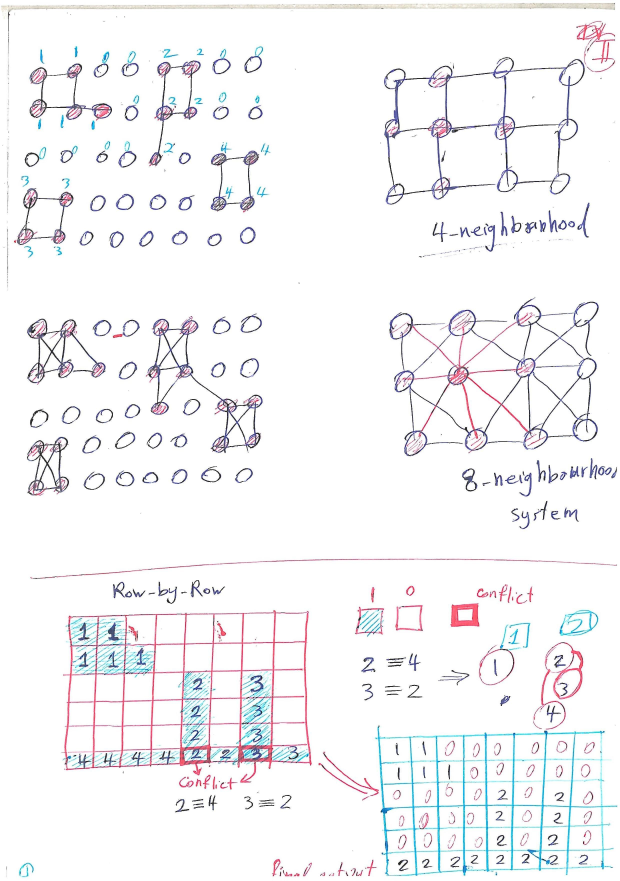
#> input picture data/raw/course_scans/1.jpg, 2480 x 3521 px (shown at 1/4 size)
$ python -i postprocess.py   (imports and definitions only)
#> lines starting #> are read from the running program, lines starting #| are printed output that depends on the picture
### src/docscanner/utils/imageio.py
from __future__ import annotations

import os
from pathlib import Path

import cv2
import numpy as np

__all__ = ["imread_rgb", "imwrite_rgb", "resize_to", "fit_within", "pad_to_multiple",
           "ensure_rgb", "load_gray"]


# [18 lines left out: function _apply_exif_orientation, not called in this run]


def ensure_rgb(img: np.ndarray) -> np.ndarray:
    if img.ndim == 2:
        return cv2.cvtColor(img, cv2.COLOR_GRAY2RGB)
    if img.shape[2] == 4:
        return cv2.cvtColor(img, cv2.COLOR_RGBA2RGB)
    return img


# [15 lines left out: function imread_rgb, not called in this run]


def load_gray(path: str | os.PathLike) -> np.ndarray:
    img = imread_rgb(path)
    return cv2.cvtColor(img, cv2.COLOR_RGB2GRAY)


# [43 lines left out: functions imwrite_rgb, resize_to, fit_within, pad_to_multiple, not called in this run]

### src/docscanner/pipeline/postprocess.py
from __future__ import annotations

import cv2
import numpy as np

from ..utils.imageio import ensure_rgb

__all__ = ["adjust", "rotate", "deskew", "estimate_skew", "auto_crop", "add_margin"]


# [28 lines left out: functions adjust, rotate, not called in this run]


def estimate_skew(image: np.ndarray, max_angle: float = 8.0) -> float:
#> called with max_angle = 8
    g = cv2.cvtColor(ensure_rgb(np.asarray(image)), cv2.COLOR_RGB2GRAY)
    g = cv2.resize(g, (480, int(480 * g.shape[0] / max(g.shape[1], 1))),
                   interpolation=cv2.INTER_AREA)
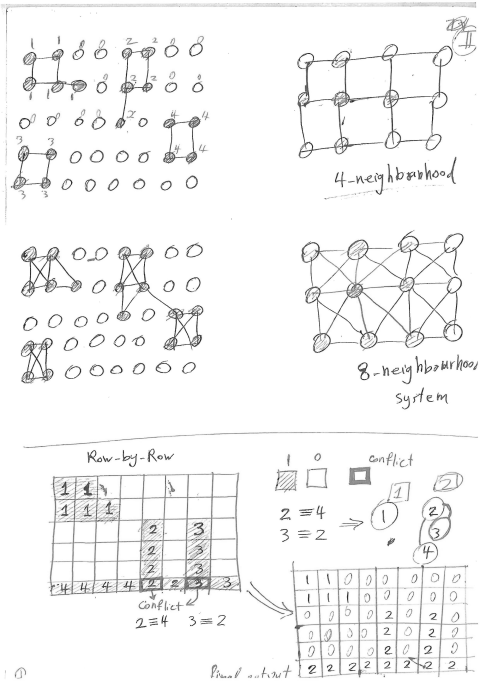
#> g: shape (681, 480); min 41, max 255, mean 244.8
    ink = 255.0 - cv2.GaussianBlur(g, (0, 0), 1.0).astype(np.float32)
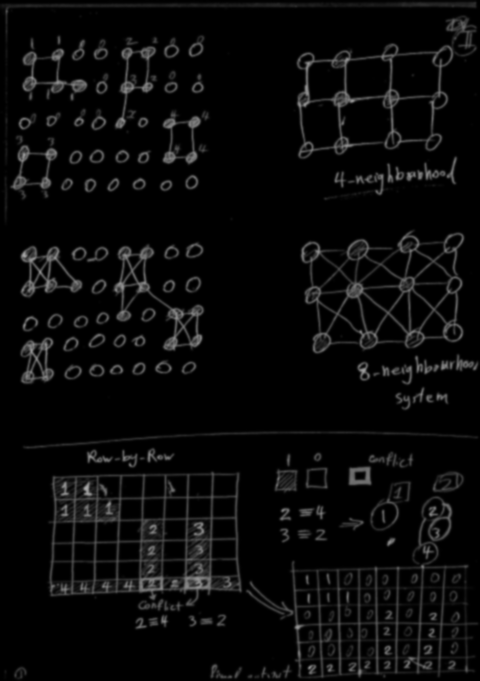
#> ink: shape (681, 480) float32; min 0, max 170, mean 10.2
    ink -= ink.mean()
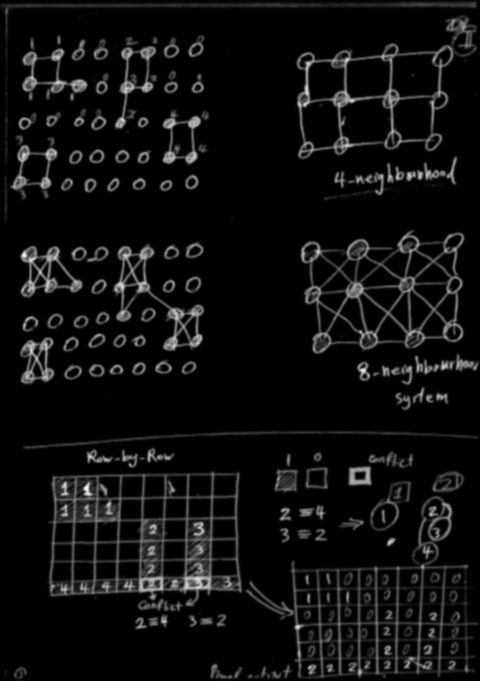
#> ink: shape (681, 480) float32; min -10.22, max 159.8, mean 0; drawn with min black and max white
    if float(np.abs(ink).mean()) < 1e-3:
        return 0.0

    h, w = ink.shape
#> h = 681; w = 480
    centre = (w / 2.0, h / 2.0)
#> centre = (240, 340.5)
    best_angle, best_score = 0.0, -np.inf
    for angle in np.arange(-max_angle, max_angle + 0.25, 0.25):
        m = cv2.getRotationMatrix2D(centre, float(angle), 1.0)
        rot = cv2.warpAffine(ink, m, (w, h), flags=cv2.INTER_LINEAR,
                             borderMode=cv2.BORDER_CONSTANT, borderValue=0)
        score = float(np.var(rot.sum(axis=1)))
        if score > best_score:
            best_angle, best_score = float(angle), score
#> this loop made 65 passes
#> (score, best_angle, best_score) on passes 1 to 12: (5701890.5, -8, 5701890.5), (6022076.5, -7.75, 6022076.5), (6366821.5, -7.5, 6366821.5), (6711239, -7.25, 6711239), (7015216.5, -7, 7015216.5), (7274932, -6.75, 7274932), (7507544, -6.5, 7507544), (7724359, -6.25, 7724359), (7929537, -6, 7929537), (8131781, -5.75, 8131781), (8324548.5, -5.5, 8324548.5), (8503034, -5.25, 8503034)
#> score on passes 30 to 35: 12204922, 12093428, 11858003, 11620329, 10961199, 10431592
#> pass 1, in estimate_skew, `rot = cv2.warpAffine(ink, m, (w, h), flags=cv2.INTER_LINEAR, borderMod..`:
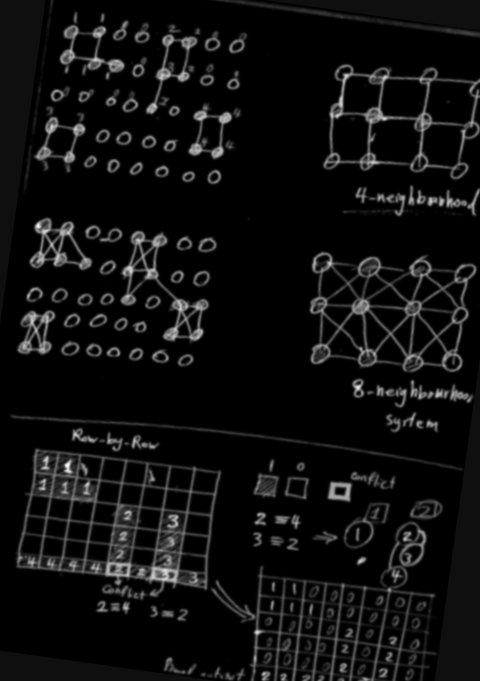
#> rot: shape (681, 480) float32; min -10.22, max 159.4, mean 0.3; drawn with min black and max white
#> pass 2, in estimate_skew, `rot = cv2.warpAffine(ink, m, (w, h), flags=cv2.INTER_LINEAR, borderMod..`:
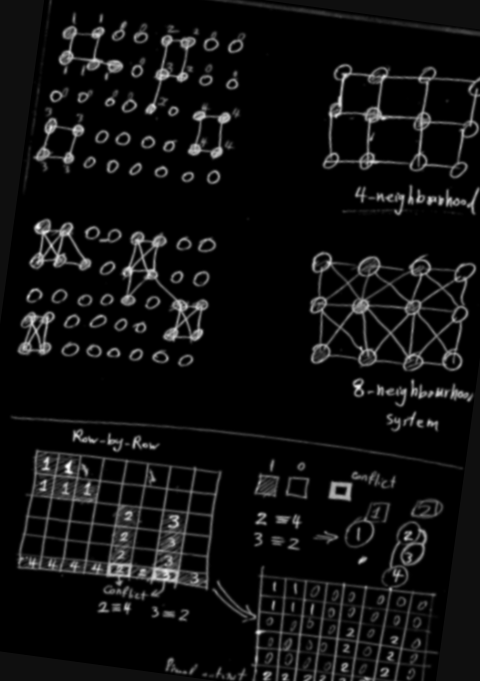
#> rot: shape (681, 480) float32; min -10.22, max 154.7, mean 0.3; drawn with min black and max white
#> pass 3, in estimate_skew, `rot = cv2.warpAffine(ink, m, (w, h), flags=cv2.INTER_LINEAR, borderMod..`:
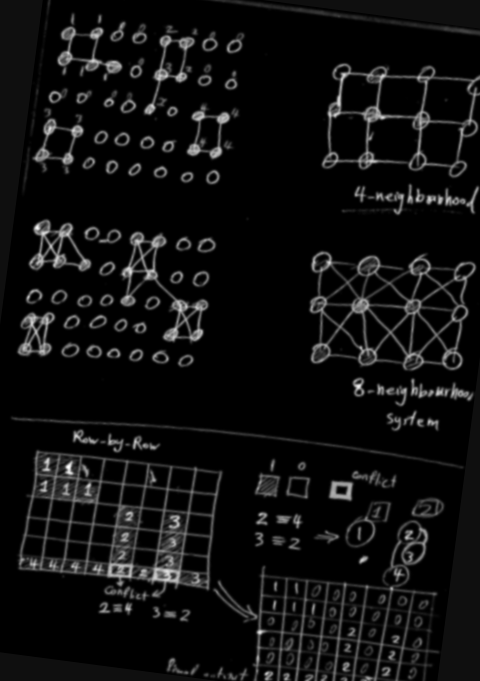
#> rot: shape (681, 480) float32; min -10.22, max 156.5, mean 0.3; drawn with min black and max white
#> after the loop, best_angle = -1; best_score = 12222161
    return best_angle


def deskew(image: np.ndarray, max_angle: float = 8.0,
           border: int = 255) -> tuple[np.ndarray, float]:
    angle = estimate_skew(image, max_angle)
#> angle = -1
    if abs(angle) < 0.15:
        return np.asarray(image), 0.0
    img = ensure_rgb(np.asarray(image))
    h, w = img.shape[:2]
#> h = 3521; w = 2480
    m = cv2.getRotationMatrix2D((w / 2.0, h / 2.0), angle, 1.0)
#> m = [[1, -0.0175, 30.91], [0.0175, 1, -21.37]]
    out = cv2.warpAffine(img, m, (w, h), flags=cv2.INTER_CUBIC,
                         borderMode=cv2.BORDER_CONSTANT,
                         borderValue=(border, border, border))
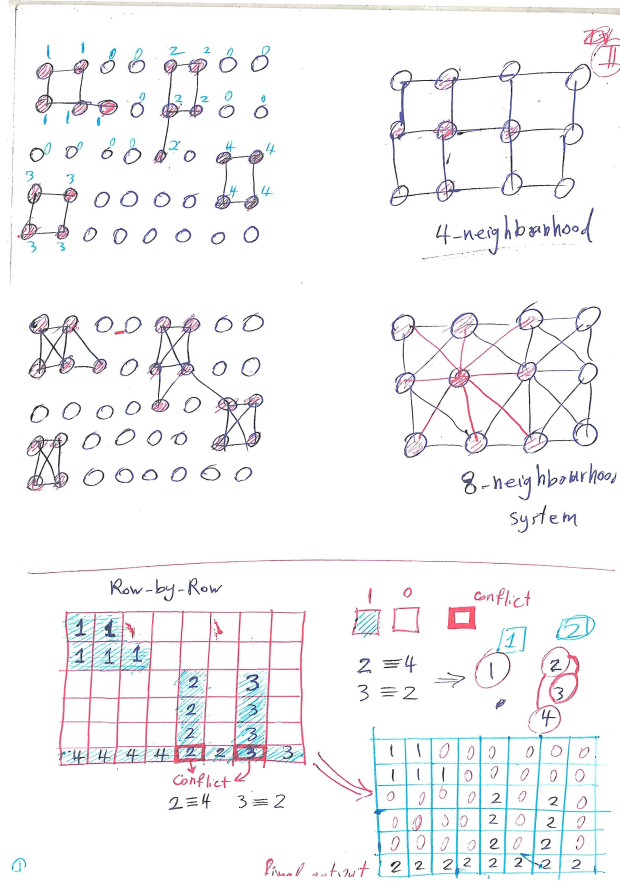
#> out: shape (3521, 2480, 3) (shown at 1/4 size); mean R, G, B 244.7, 244.5, 246.1
    return out, angle


# [22 lines left out: functions auto_crop, add_margin, not called in this run]

>>> import cv2
>>> picture = cv2.cvtColor(cv2.imread('../../../data/raw/course_scans/1.jpg'), cv2.COLOR_BGR2RGB)
>>> result = deskew(picture)

$ run again, on data/raw/course_scans/10.jpg
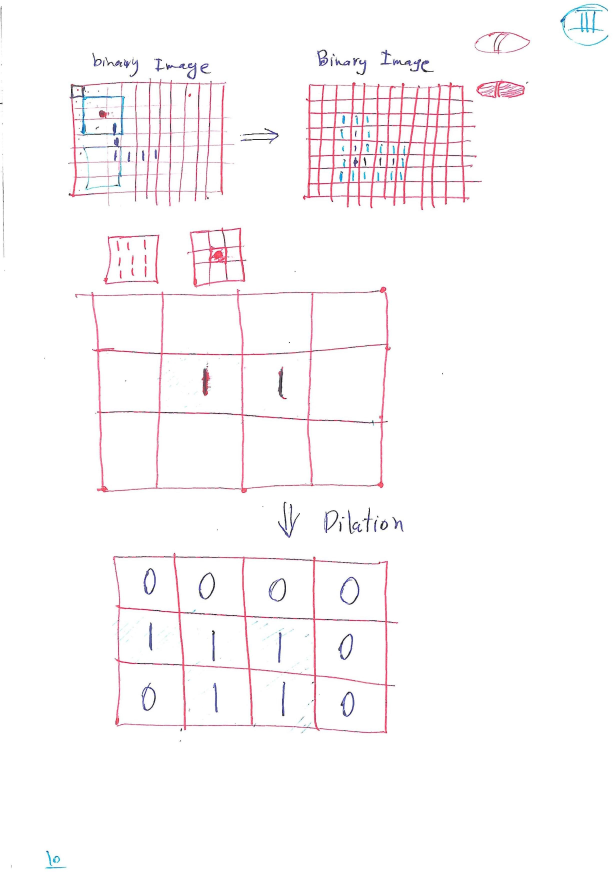
#> input picture data/raw/course_scans/10.jpg, 2449 x 3485 px (shown at 1/4 size)
#> the loop in estimate_skew, `for angle in np.arange(-max_angle, max_angle + 0.25, 0.25):` made 65 passes
#> (score, best_angle, best_score) on passes 1 to 8: (4275531.5, -8, 4275531.5), (4304979, -7.75, 4304979), (4336249.5, -7.5, 4336249.5), (4368406.5, -7.25, 4368406.5), (4397833.5, -7, 4397833.5), (4425244.5, -6.75, 4425244.5), (4457662.5, -6.5, 4457662.5), (4496194.5, -6.25, 4496194.5)
#> pass 1, in estimate_skew, `rot = cv2.warpAffine(ink, m, (w, h), flags=cv2.INTER_LINEAR, borderMod..`:
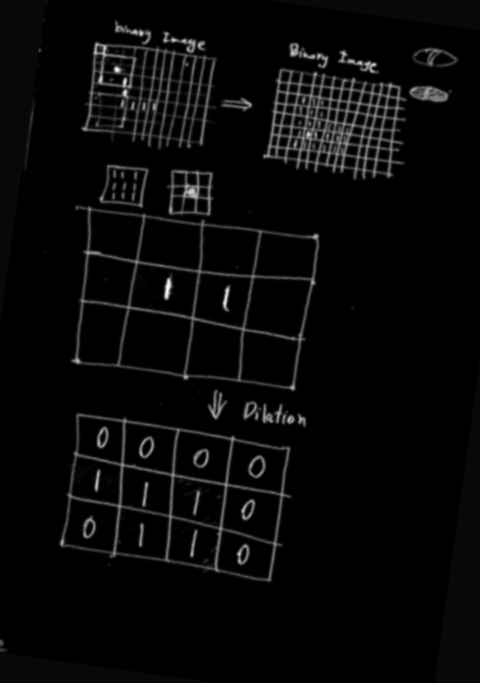
#> rot: shape (683, 480) float32; min -4.89, max 147.1, mean 0.2; drawn with min black and max white
#> pass 3, in estimate_skew, `rot = cv2.warpAffine(ink, m, (w, h), flags=cv2.INTER_LINEAR, borderMod..`:
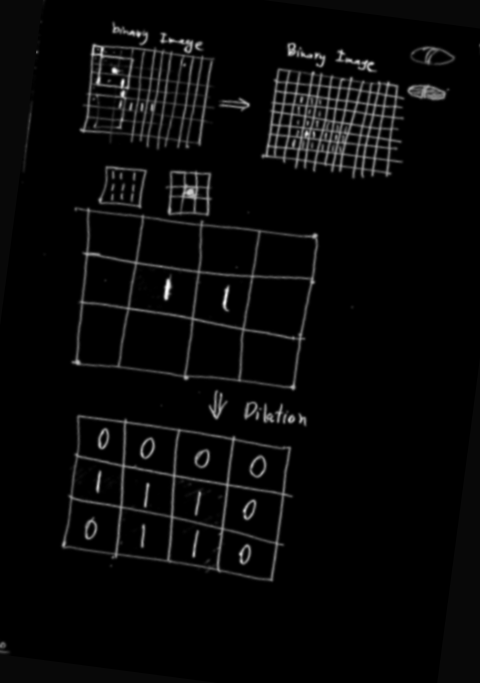
#> rot: shape (683, 480) float32; min -4.89, max 146.6, mean 0.2; drawn with min black and max white
#> after the loop in estimate_skew, `for angle in np.arange(-max_angle, max_angle + 0.25, 0.25):`: best_angle = 0; best_score = 6122469
#> angle = 0

$ run again, on data/raw/course_scans/11.jpg
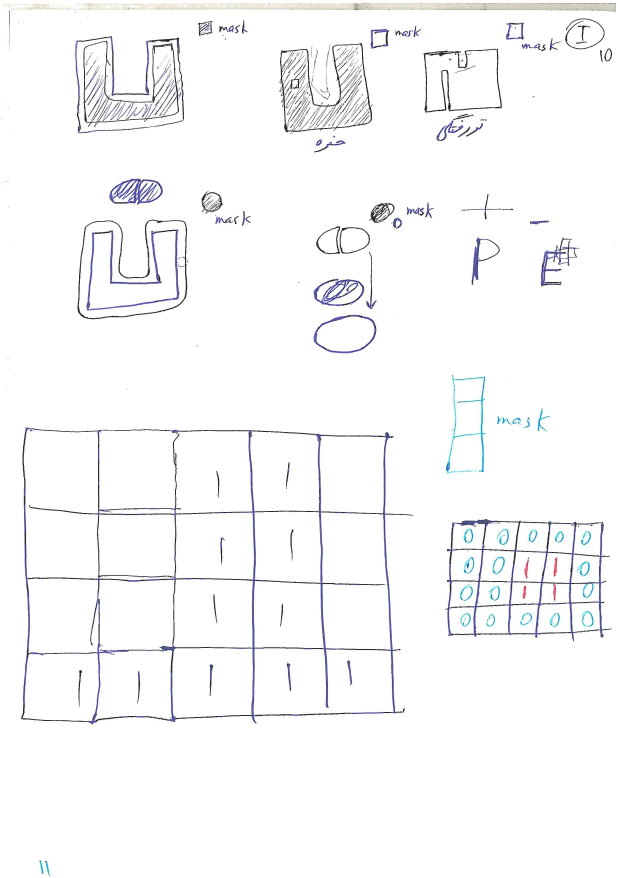
#> input picture data/raw/course_scans/11.jpg, 2472 x 3512 px (shown at 1/4 size)
#> the loop in estimate_skew, `for angle in np.arange(-max_angle, max_angle + 0.25, 0.25):` made 65 passes
#> (score, best_angle, best_score) on passes 1 to 8: (5223276.5, -8, 5223276.5), (5310177, -7.75, 5310177), (5423480.5, -7.5, 5423480.5), (5523860.5, -7.25, 5523860.5), (5588512.5, -7, 5588512.5), (5631876.5, -6.75, 5631876.5), (5676619.5, -6.5, 5676619.5), (5737083, -6.25, 5737083)
#> pass 1, in estimate_skew, `rot = cv2.warpAffine(ink, m, (w, h), flags=cv2.INTER_LINEAR, borderMod..`:
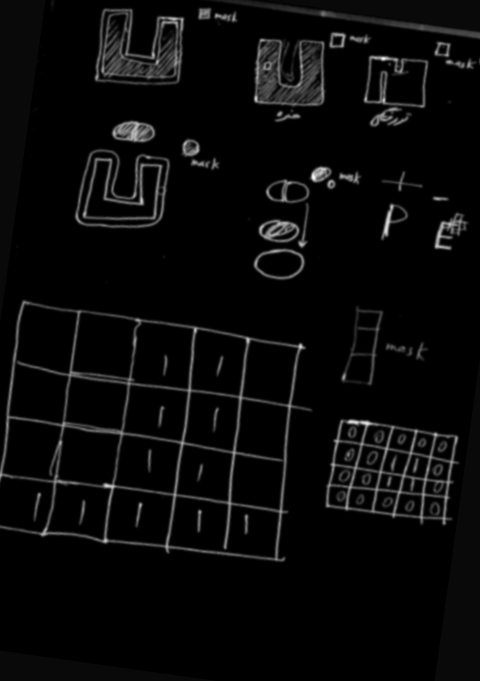
#> rot: shape (681, 480) float32; min -6.42, max 170.5, mean 0.2; drawn with min black and max white
#> pass 3, in estimate_skew, `rot = cv2.warpAffine(ink, m, (w, h), flags=cv2.INTER_LINEAR, borderMod..`:
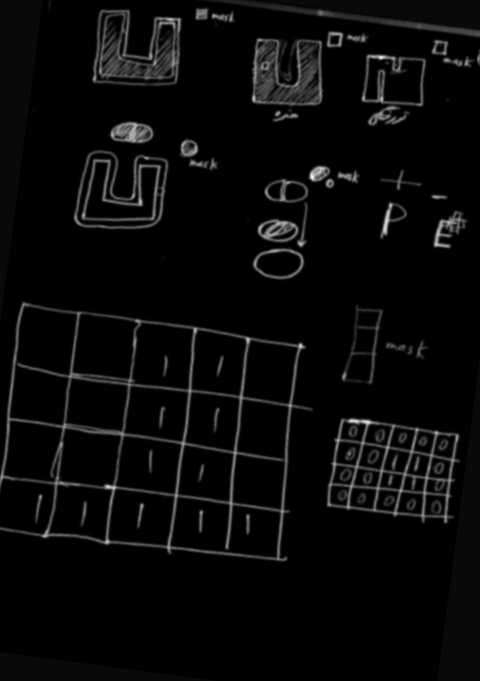
#> rot: shape (681, 480) float32; min -6.42, max 174.8, mean 0.2; drawn with min black and max white
#> after the loop in estimate_skew, `for angle in np.arange(-max_angle, max_angle + 0.25, 0.25):`: best_angle = 0; best_score = 9013063
#> angle = 0

$ run again, on data/raw/course_scans/12.jpg
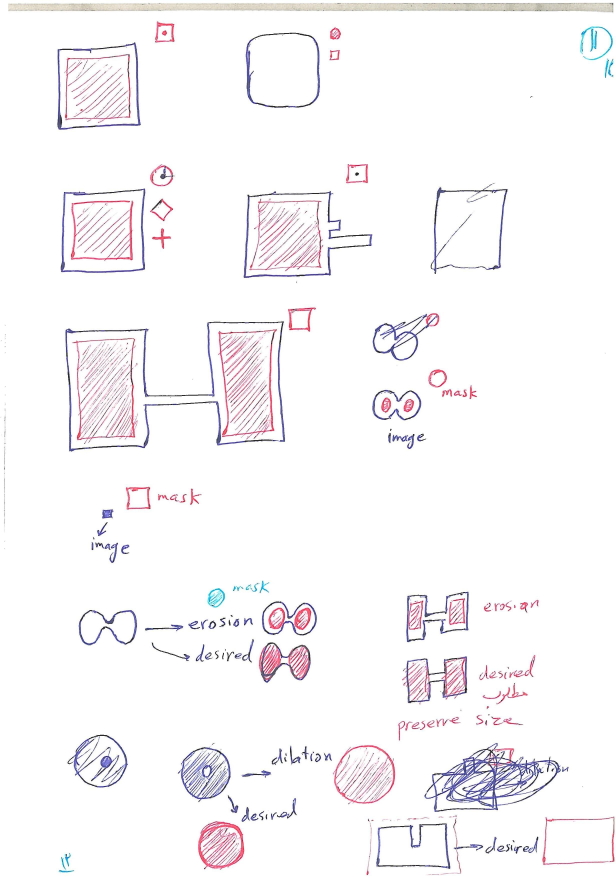
#> input picture data/raw/course_scans/12.jpg, 2464 x 3512 px (shown at 1/4 size)
#> the loop in estimate_skew, `for angle in np.arange(-max_angle, max_angle + 0.25, 0.25):` made 65 passes
#> (score, best_angle, best_score) on passes 1 to 8: (5652973.5, -8, 5652973.5), (5696741, -7.75, 5696741), (5760607, -7.5, 5760607), (5839861.5, -7.25, 5839861.5), (5926225, -7, 5926225), (6013132.5, -6.75, 6013132.5), (6098117, -6.5, 6098117), (6186152.5, -6.25, 6186152.5)
#> pass 3, in estimate_skew, `rot = cv2.warpAffine(ink, m, (w, h), flags=cv2.INTER_LINEAR, borderMod..`:
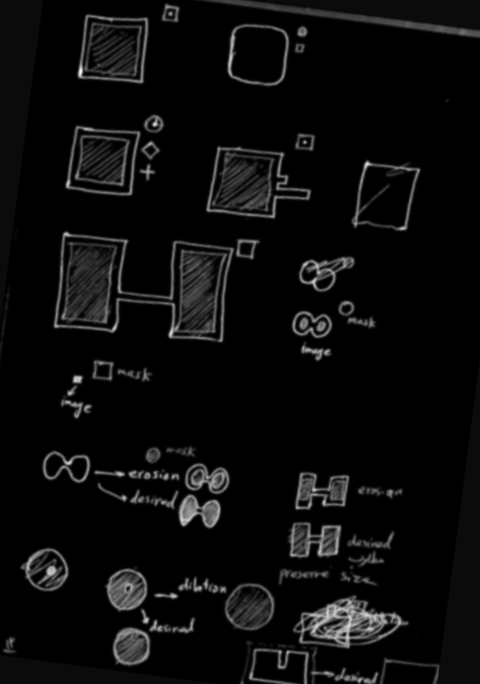
#> rot: shape (684, 480) float32; min -7.49, max 159.3, mean 0.2; drawn with min black and max white
#> after the loop in estimate_skew, `for angle in np.arange(-max_angle, max_angle + 0.25, 0.25):`: best_angle = 0; best_score = 11145965
#> angle = 0
